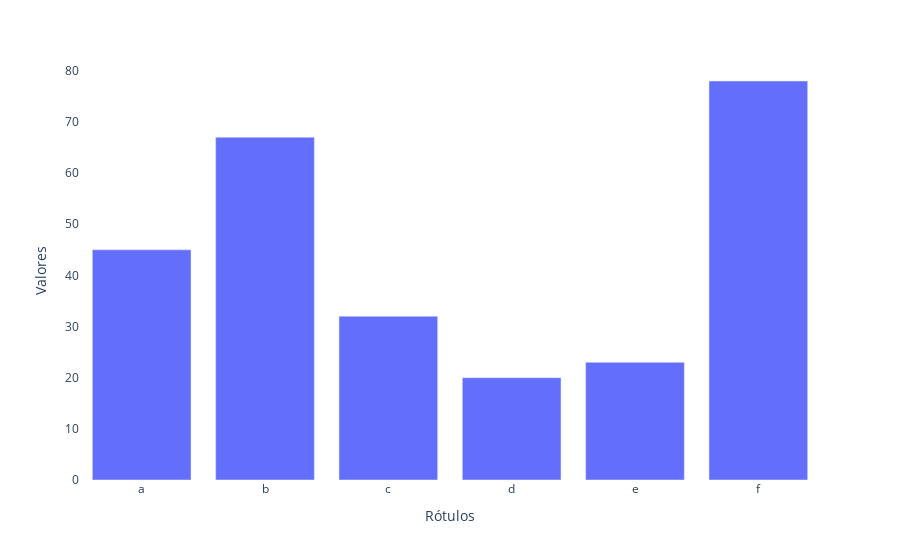

The notebook cell this image was saved under:
### Code cell
# Barras
x = ['a','b','c','d','e','f']
y = [45,67,32,20,23,78]

fig = px.bar(x=x, y=y)

fig.update_layout(
    xaxis = dict(title='Rótulos'),
    yaxis=dict(title='Valores'),
    plot_bgcolor='white',
    showlegend=False
)

fig.show()

### Figure 1 — Plotly figure (JSON) as saved in the notebook; plotly's stock layout.template omitted (floating-point values rounded to 4 significant figures)
{"data": [{"alignmentgroup": "True", "hovertemplate": "x=%{x}<br>y=%{y}<extra></extra>", "legendgroup": "", "marker": {"color": "#636efa", "pattern": {"shape": ""}}, "name": "", "offsetgroup": "", "orientation": "v", "showlegend": false, "textposition": "auto", "type": "bar", "x": ["a", "b", "c", "d", "e", "f"], "xaxis": "x", "y": [45, 67, 32, 20, 23, 78], "yaxis": "y"}], "layout": {"barmode": "relative", "legend": {"tracegroupgap": 0}, "margin": {"t": 60}, "plot_bgcolor": "white", "showlegend": false, "xaxis": {"anchor": "y", "domain": [0, 1], "title": {"text": "Rótulos"}}, "yaxis": {"anchor": "x", "domain": [0, 1], "title": {"text": "Valores"}}}}
